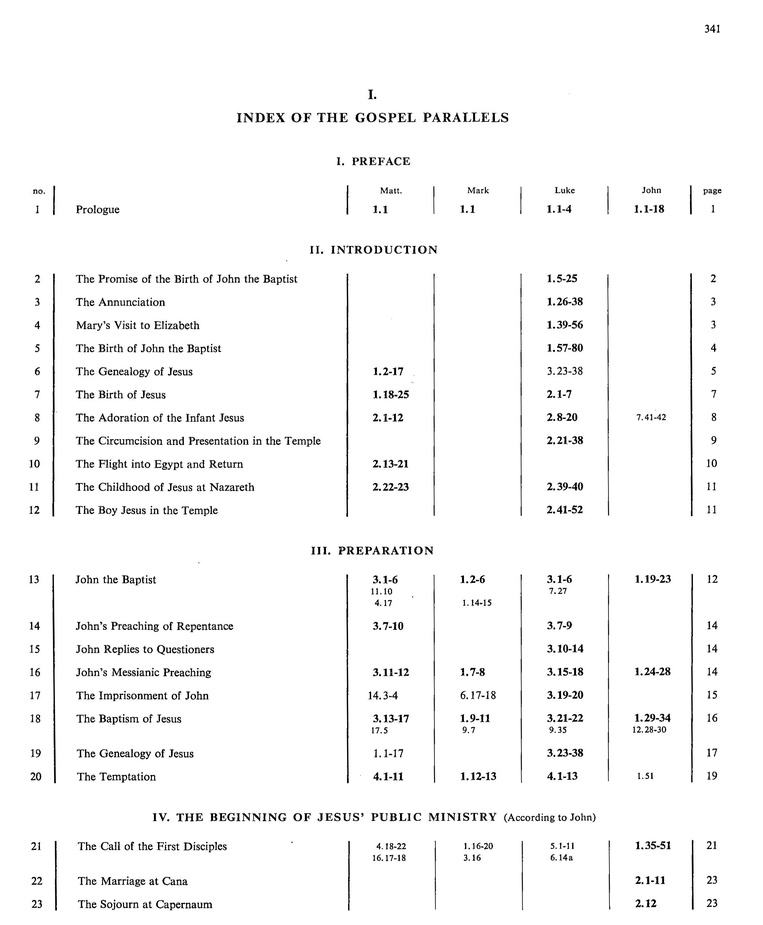
#> input picture bible/harmony/rotated/harmony-0.2.jpg, 763 x 925 px, shrunk from 2350 x 2850 before the run, given as the content of the folder cut, which was not available
$ jupyter execute 'OpenCV de-skew Rosebrock.ipynb'   (older library calls are emulated)
#> lines starting #> are read from the running program, lines starting #| are printed output that depends on the picture; after the words box and inside, x2 and y2 are one past the last pixel; in counts of white or black regions, pixels touching at a corner belong together; pictures that were not available may be replaced by others from this repository, and a replacement may not be noted
#> further down, image is the input picture: shape (925, 763, 3); min 0, max 255, mean 247.4
[cell 1]
import numpy as np
import cv2
import os
from glob import glob
import matplotlib.pyplot as plt

[cell 2]
# [15 lines left out: function getBoundingRect, not called in this run]

[cell 3]
def deskew(image):
    # Convert to grayscale and invert.
    gray = cv2.cvtColor(image, cv2.COLOR_BGR2GRAY)
    gray = cv2.bitwise_not(gray)
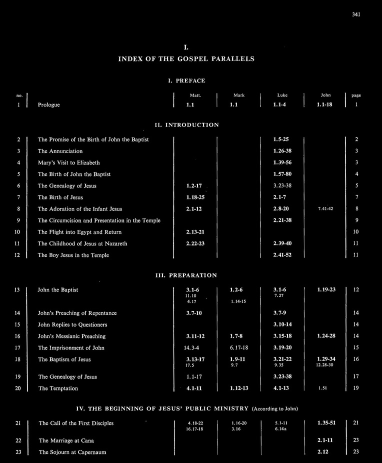
#> gray: shape (925, 763) (shown at 1/2 size); min 0, max 255, mean 7.6

    # Threshold.
    thresh = cv2.threshold(gray, 0, 255, cv2.THRESH_BINARY | cv2.THRESH_OTSU)[1]
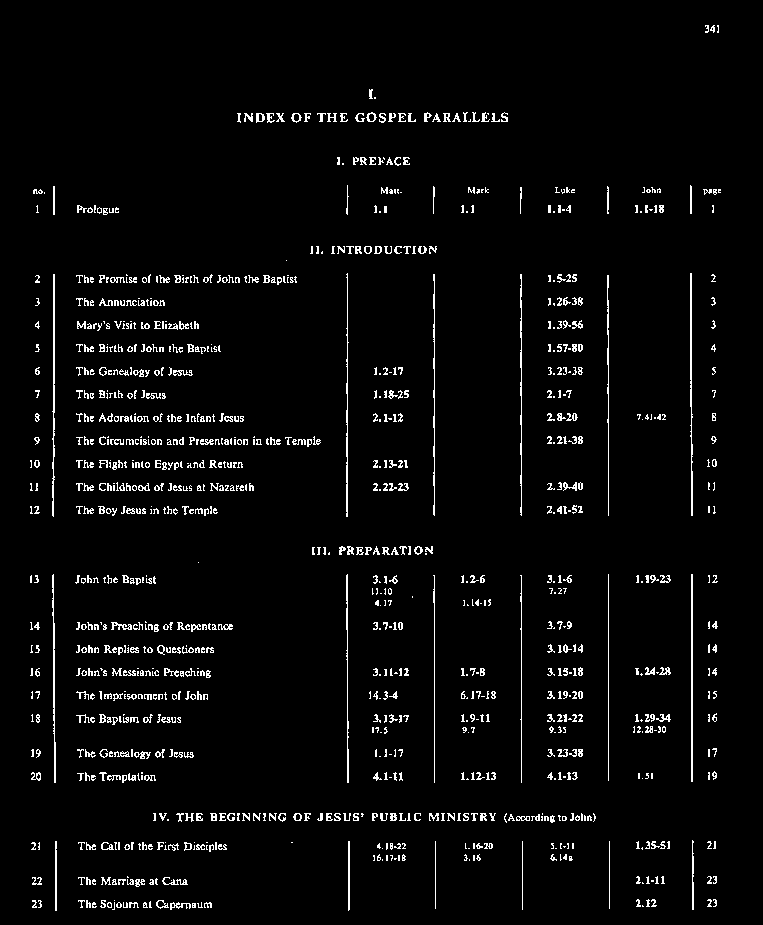
#> thresh: shape (925, 763); 3.6% white in thin lines or dots, all inside (x1, y1, x2, y2) = (30, 25, 721, 911)

    # Get bounding box.
    coords = np.column_stack(np.where(thresh > 0))
#> coords = 25500 pairs, first value 25 to 910, second value 30 to 720
    angle = cv2.minAreaRect(coords)[-1]
#> angle = -90

    # Fix angle.
    if angle < -45:
        angle = -(90 + angle)
#> angle = 0
    else:
        angle = -angle

    # Rotate to deskew.
    (h, w) = image.shape[:2]
    center = (w // 2, h // 2)
    M = cv2.getRotationMatrix2D(center, angle, 1.0)
#> M = [[1, 0, 0], [0, 1, 0]]
    rotated = cv2.warpAffine(image, M, (w, h), flags=cv2.INTER_CUBIC, borderMode=cv2.BORDER_REPLICATE)

    return rotated, angle

[cell 4]
for filepath in sorted(glob("cut/*.*.[Jj][Pp][Gg]")):
    filename = os.path.basename(filepath)
    image = cv2.imread(filepath)
    rotated, angle = deskew(image)
#> angle = 0

    print("{} = {}".format(filename, angle))
#| harmony-0.2.jpg = -0.0

    cv2.imwrite("rotated/" + filename, rotated)

[cell 5]
plt.rcParams["figure.figsize"] = (25, 20)

img = cv2.imread('cut/05-06.0000008.jpg')
gray = cv2.cvtColor(img.copy(), cv2.COLOR_BGR2GRAY)
thresh = cv2.threshold(gray.copy(), 200, 255, cv2.THRESH_BINARY_INV)[1]
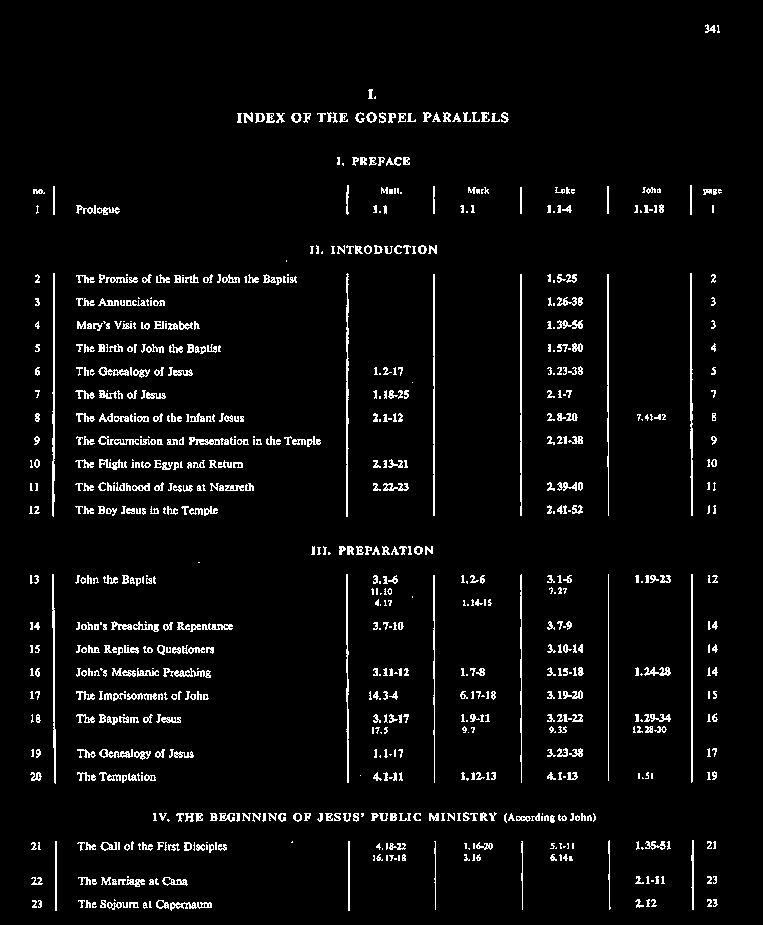
#> thresh: shape (925, 763); 4.4% white in thin lines or dots, all inside (x1, y1, x2, y2) = (29, 24, 722, 911)
#thresh = cv2.threshold(img, 0, 255, cv2.THRESH_BINARY | cv2.THRESH_OTSU)[1]
#ret,thresh = cv2.threshold(img,127,255,0)
_, contours, hierarchy = cv2.findContours(thresh.copy(), cv2.RETR_TREE, cv2.CHAIN_APPROX_SIMPLE)
#> contours = 1306 contours, 982 with area under 20; largest, box (x1, y1, x2, y2) and area: (52, 273, 55, 517) 292, (690, 273, 693, 516) 276, (346, 273, 349, 517) 268, (52, 574, 56, 784) 242, (433, 274, 435, 516) 235

hulls = []
for cnt in contours:
    hull = cv2.convexHull(cnt)
    print(hull)
    break
#> this loop made 1 pass
#| [[[210 902]]
#|  [[211 903]]
#|  [[211 907]]
#|  [[199 908]]
#|  [[171 910]]
#|  [[170 909]]
#> (further printed lines are left out)

cnt = contours[1]
#> cnt = [[192, 906], [193, 905], [194, 906], [193, 907]]
print(cnt)
#| [[[192 906]]
#|  [[193 905]]
#|  [[194 906]]
#|  [[193 907]]]
image = cv2.drawContours(img.copy(), cnt, -1, (255, 0, 0), 7)

plt.imshow(image)
plt.show()

$ run again, on bible/harmony/rotated/harmony-2.2.jpg
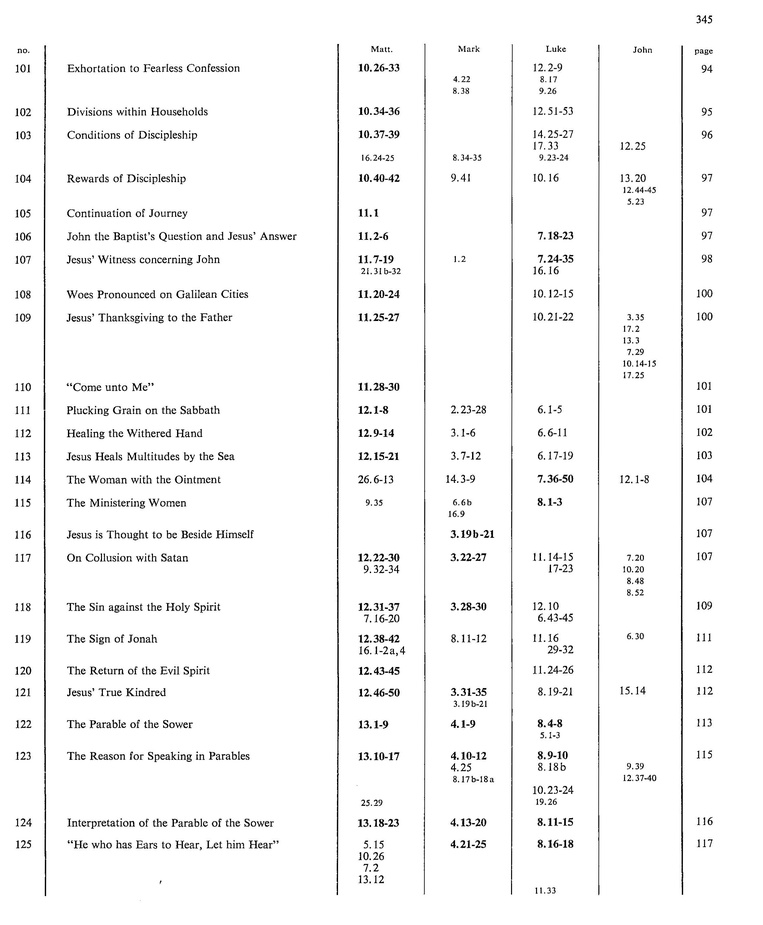
#> input picture bible/harmony/rotated/harmony-2.2.jpg, 763 x 925 px, shrunk from 2350 x 2850 before the run, given as the content of the folder cut, which was not available
#> image is the input picture: shape (925, 763, 3); min 0, max 255, mean 245.9
#> in deskew, `thresh = cv2.threshold(gray, 0, 255, cv2.THRESH_BINARY | cv2.THRESH_OT..`:
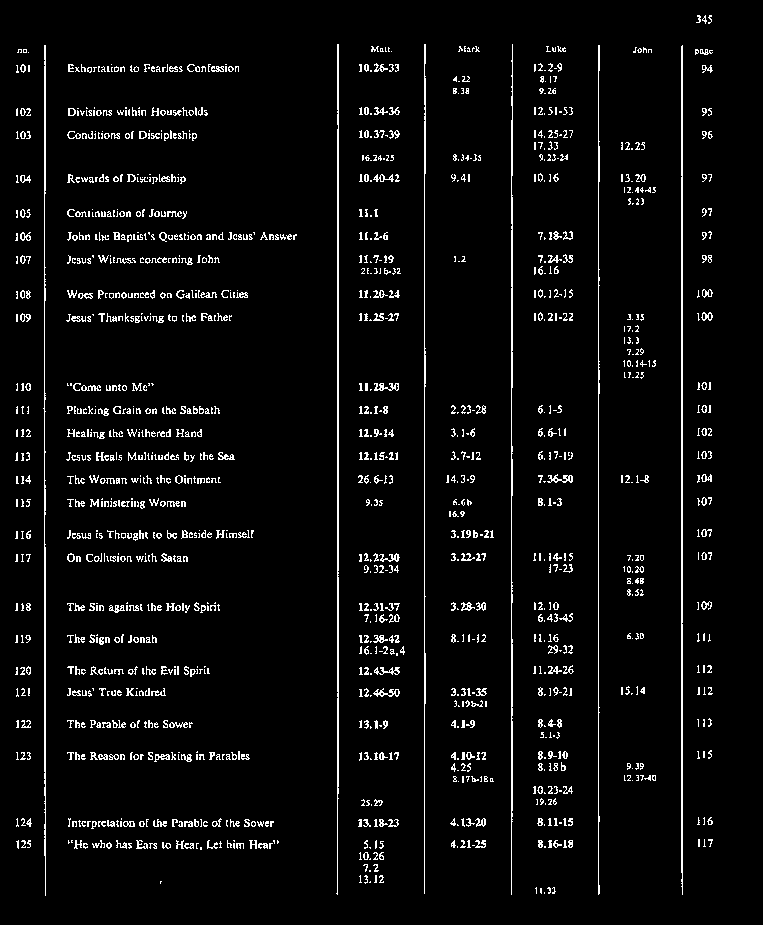
#> thresh: shape (925, 763); 4.6% white in thin lines or dots, all inside (x1, y1, x2, y2) = (15, 15, 713, 896)
#> coords = 32517 pairs, first value 15 to 895, second value 15 to 712
#> in deskew, `angle = cv2.minAreaRect(coords)[-1]`: angle = -90
#> in deskew, `angle = -(90 + angle)`: angle = 0
#> M = [[1, 0, 0], [0, 1, 0]]
#> `rotated, angle = deskew(image)`: angle = 0
#| harmony-2.2.jpg = -0.0
#> `thresh = cv2.threshold(gray.copy(), 200, 255, cv2.THRESH_BINARY_INV)[1]`:
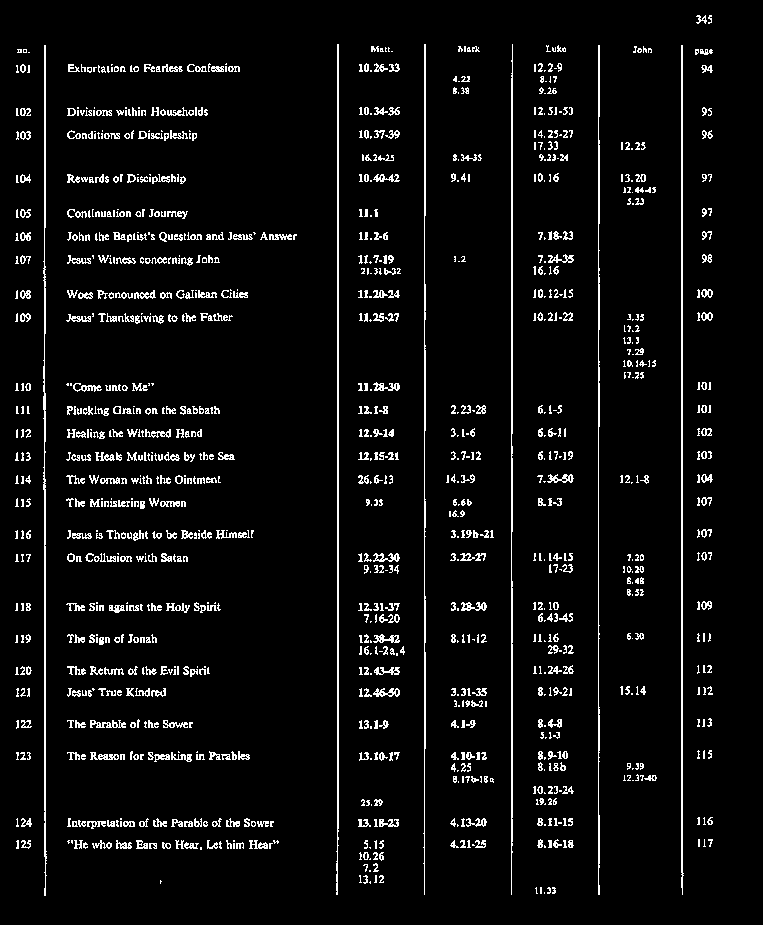
#> thresh: shape (925, 763); 5.5% white in thin lines or dots, all inside (x1, y1, x2, y2) = (15, 15, 713, 896)
#> contours = 1752 contours, 1413 with area under 20; largest, box (x1, y1, x2, y2) and area: (681, 45, 684, 895) 842, (336, 44, 339, 895) 819, (43, 45, 47, 896) 739, (511, 44, 513, 895) 707, (423, 44, 426, 895) 466
#> the loop `for cnt in contours:` made 1 pass
#> (cnt, hull) on pass 1: ([[544, 892], [544, 893]], [[544, 893], [544, 892]])
#> (printed output is left out)
#> `cnt = contours[1]`: cnt = contour of 15 points, box (x1, y1, x2, y2) (552, 887, 556, 894), area 10
#> (printed output is left out)

$ run again, on bible/harmony/rotated/harmony-3.1.jpg
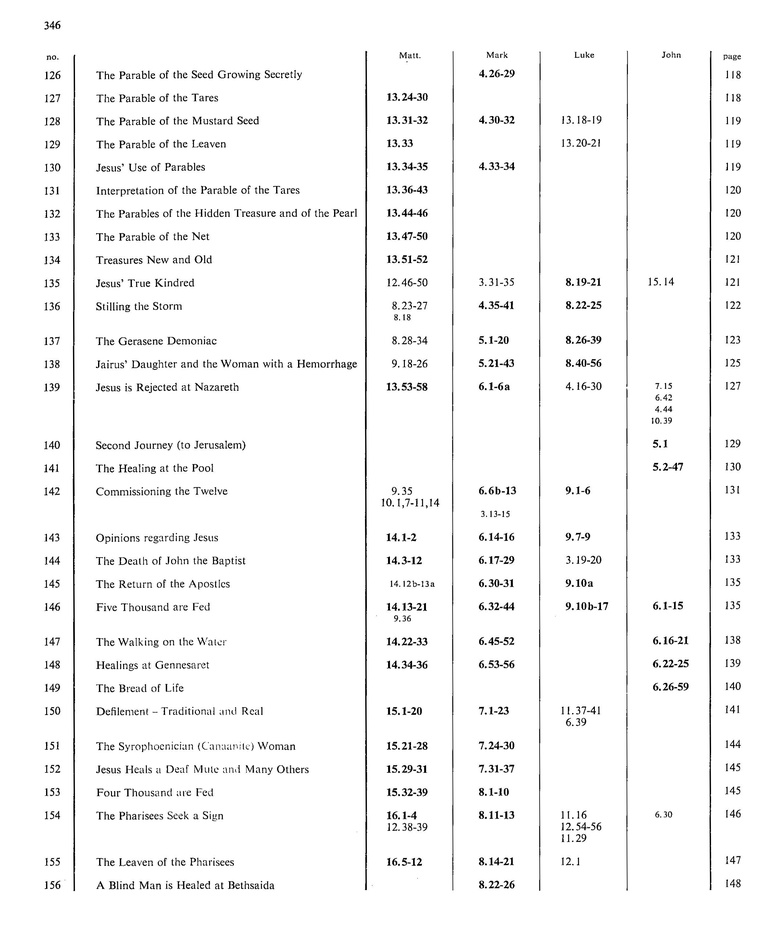
#> input picture bible/harmony/rotated/harmony-3.1.jpg, 763 x 925 px, shrunk from 2350 x 2850 before the run, given as the content of the folder cut, which was not available
#> image is the input picture: shape (925, 763, 3); min 0, max 255, mean 245.8
#> in deskew, `thresh = cv2.threshold(gray, 0, 255, cv2.THRESH_BINARY | cv2.THRESH_OT..`:
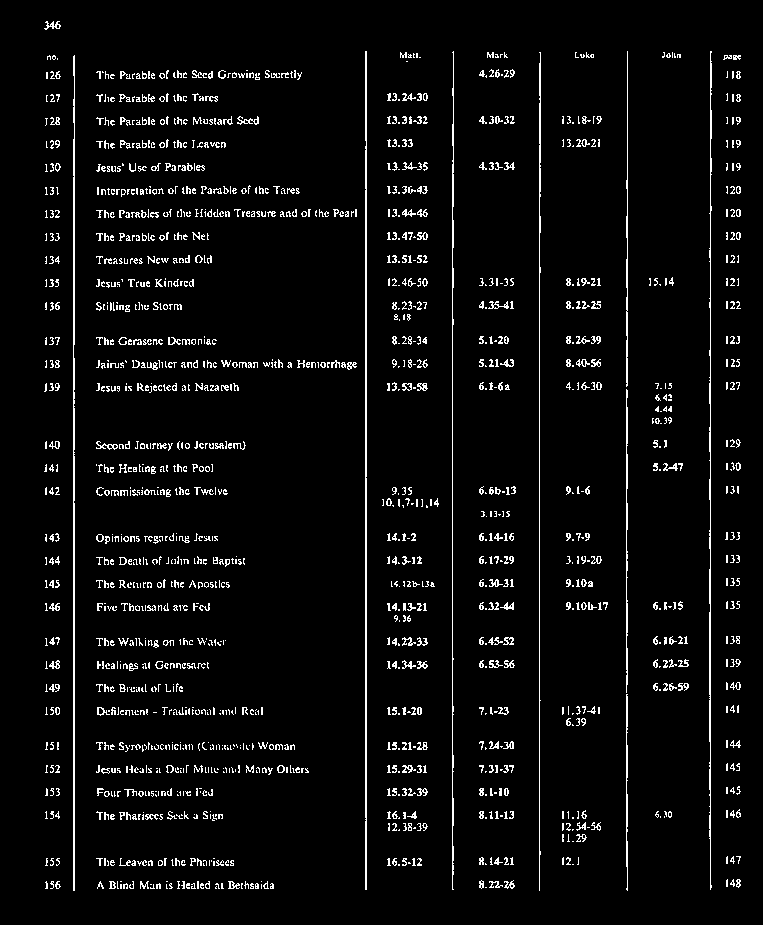
#> thresh: shape (925, 763); 4.7% white in thin lines or dots, all inside (x1, y1, x2, y2) = (44, 21, 741, 891)
#> coords = 32927 pairs, first value 21 to 890, second value 44 to 740
#> in deskew, `angle = cv2.minAreaRect(coords)[-1]`: angle = -90
#> in deskew, `angle = -(90 + angle)`: angle = 0
#> M = [[1, 0, 0], [0, 1, 0]]
#> `rotated, angle = deskew(image)`: angle = 0
#| harmony-3.1.jpg = -0.0
#> `thresh = cv2.threshold(gray.copy(), 200, 255, cv2.THRESH_BINARY_INV)[1]`:
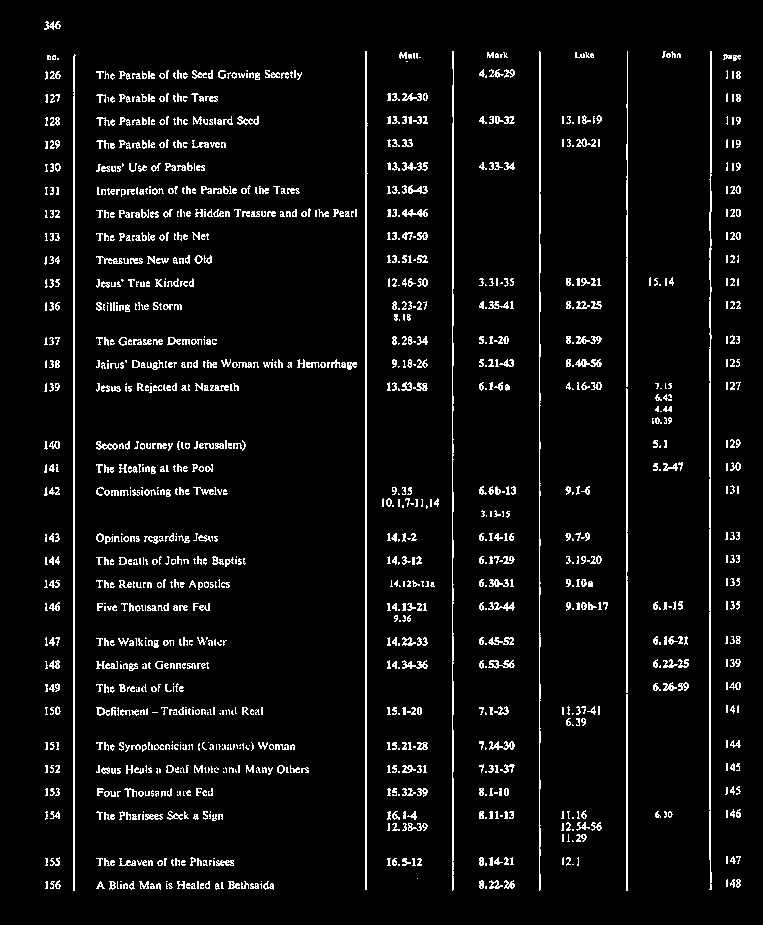
#> thresh: shape (925, 763); 5.6% white in thin lines or dots, all inside (x1, y1, x2, y2) = (44, 21, 741, 891)
#> contours = 1845 contours, 1529 with area under 20; largest, box (x1, y1, x2, y2) and area: (365, 51, 368, 890) 841, (73, 54, 76, 891) 834, (709, 51, 712, 890) 766, (452, 51, 454, 891) 564, (539, 51, 541, 891) 376
#> the loop `for cnt in contours:` made 1 pass
#> (cnt, hull) on pass 1: ([[485, 886], [485, 888], [486, 888], [486, 886]], [[486, 886], [486, 888], [485, 888], [485, 886]])
#> (printed output is left out)
#> `cnt = contours[1]`: cnt = [[120, 884], [120, 888], [121, 888], [121, 884]]
#| [[[120 884]]
#|  [[120 888]]
#|  [[121 888]]
#|  [[121 884]]]
